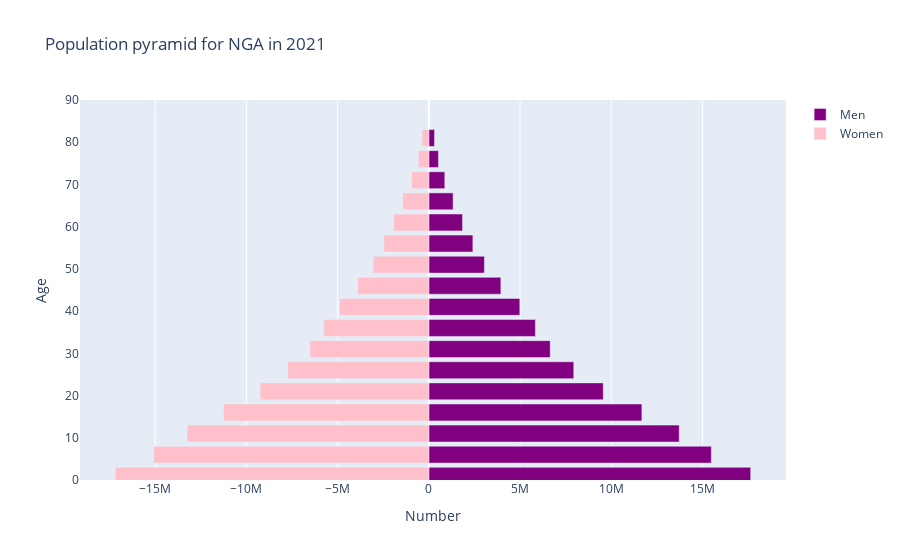

Write notebook code for a chart like this one.
### Code cell
population_pyramid(population_df(places="NGA"), 2021, 'NGA')

### Figure 1 — Plotly figure (JSON) as saved in the notebook; plotly's stock layout.template omitted (floating-point values rounded to 4 significant figures)
{"data": [{"hoverinfo": "skip", "marker": {"color": "purple"}, "name": "Men", "orientation": "h", "type": "bar", "x": [17643718, 15485543, 13725048, 11679113, 9562795, 7944863, 6654326, 5842899, 4987209, 3947615, 3046653, 2413776, 1847527, 1331067, 875052, 527639, 312163, 17187080, 15082145, 13249437, 11250012, 9243405, 7730927, 6516964, 5749016, 4906014, 3899203, 3049532, 2462464, 1931223, 1426755, 944791, 574869, 370475], "y": [1, 6, 11, 16, 21, 26, 31, 36, 41, 46, 51, 56, 61, 66, 71, 76, 81]}, {"hoverinfo": "skip", "marker": {"color": "pink"}, "name": "Women", "orientation": "h", "type": "bar", "x": [-17187080, -15082145, -13249437, -11250012, -9243405, -7730927, -6516964, -5749016, -4906014, -3899203, -3049532, -2462464, -1931223, -1426755, -944791, -574869, -370475], "y": [1, 6, 11, 16, 21, 26, 31, 36, 41, 46, 51, 56, 61, 66, 71, 76, 81]}], "layout": {"barmode": "overlay", "title": {"text": "Population pyramid for NGA in 2021"}, "xaxis": {"title": {"text": "Number"}}, "yaxis": {"range": [0, 90], "title": {"text": "Age"}}}}
